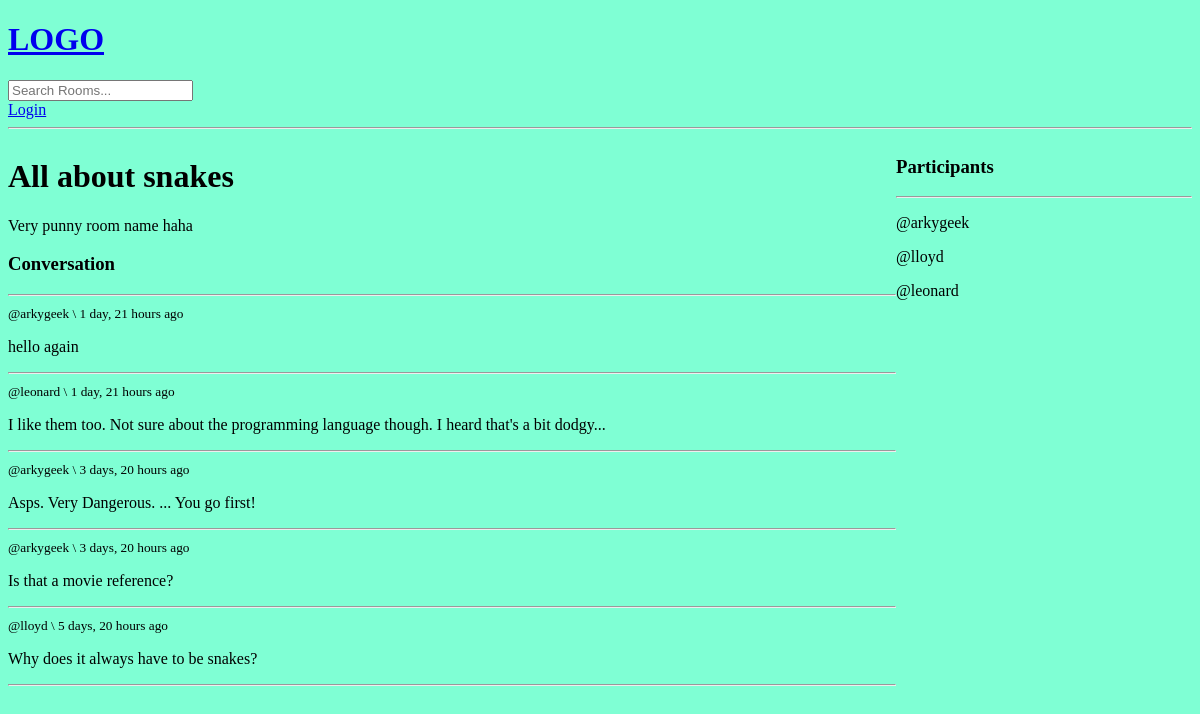
The app's page /room/8/, older data.
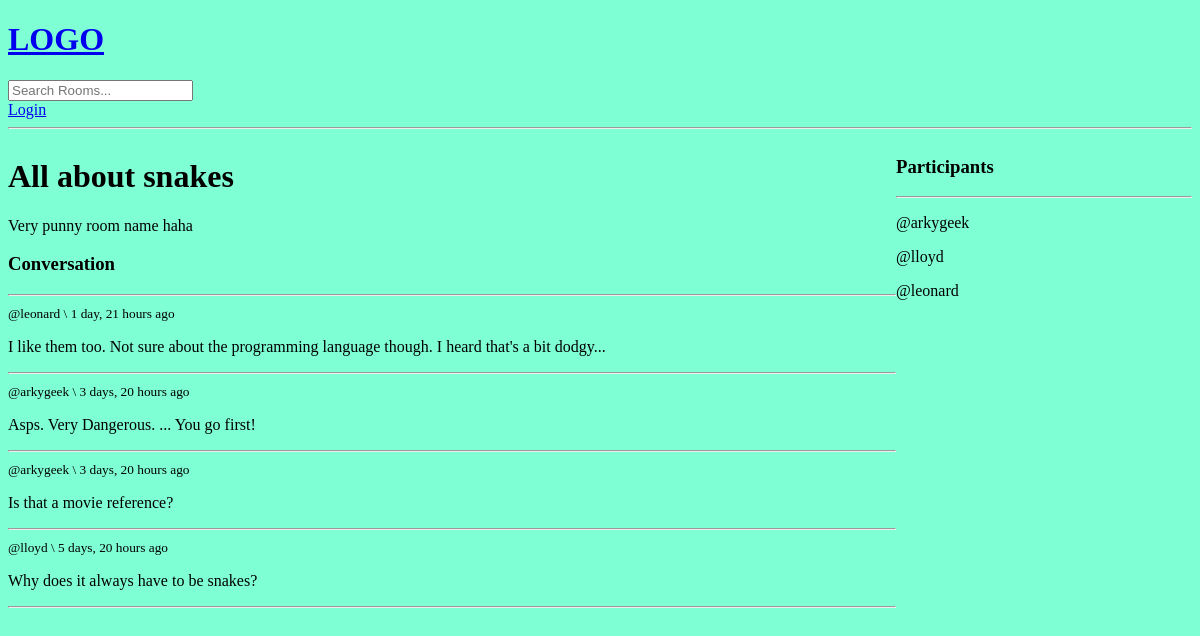
The same page, newer data.
### base/models.py (models this page shows, shortened)
class Message(models.Model):
    user = models.ForeignKey(User, on_delete=models.CASCADE)
    room = models.ForeignKey(Room, on_delete=models.CASCADE)
    body = models.TextField()
    updated = models.DateTimeField(auto_now=True)
    created = models.DateTimeField(auto_now_add=True)
    class Meta:
        ordering = ['-updated', '-created']

### base/views.py (the view, shortened to what this page needs)
# urls.py: path('room/<str:pk>/', views.room, name="room"),
def room(request, pk):
    room = Room.objects.get(id=pk)
    room_messages = room.message_set.all()
    participants = room.participants.all()
    context = { # this is the dictionary we pass to the function
      'room': room,
      'room_messages': room_messages,
      'participants' : participants,
    }
    return render(request, 'base/room.html', context)

### base/templates/base/room.html (shortened to what this page needs)
{% extends 'main.html' %}
{% block content %}
  <div class="room-container">
    <div>
      <h1>{{room.name}}</h1>
      <p>{{room.description}}</p>
      <div class="comment-wrapper">
        <h3>Conversation</h3>
        <hr/>
        {% for message in room_messages %}
          <div>
            <small>
              @{{message.user}}  \
              {{message.created|timesince}} ago
            </small>
            <p>
              {{ message.body }}
            </p>
            <hr>
          </div>
        {% endfor %}
      </div>
    </div>
    <div>
      <h3>Participants</h3>
      <hr>
      {% for user in participants %}
        <div>
          <p>@{{user.username}}</p>
        </div>
      {% endfor %}
    </div>
  </div>
{% endblock content%}

Row changes from the older to the newer data that the page shows:
removed Message: user "arkygeek", created "1 day, 21 hours", body "hello again"
